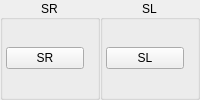
              <widget class="QWidget" name="buttonShoulderButtonsSLSRLeft" native="true">
               <layout class="QHBoxLayout" name="horizontalLayout">
                <property name="spacing">
                 <number>0</number>
                </property>
                <property name="leftMargin">
                 <number>0</number>
                </property>
                <property name="topMargin">
                 <number>0</number>
                </property>
                <property name="rightMargin">
                 <number>0</number>
                </property>
                <property name="bottomMargin">
                 <number>0</number>
                </property>
                <item>
                 <widget class="QGroupBox" name="buttonShoulderButtonsSRLeftGroup">
                  <property name="title">
                   <string>SR</string>
                  </property>
                  <property name="alignment">
                   <set>Qt::AlignmentFlag::AlignCenter</set>
                  </property>
                  <layout class="QVBoxLayout" name="buttonShoulderButtonsSRLeftVerticalLayout">
                   <property name="spacing">
                    <number>3</number>
                   </property>
                   <property name="leftMargin">
                    <number>3</number>
                   </property>
                   <property name="topMargin">
                    <number>3</number>
                   </property>
                   <property name="rightMargin">
                    <number>3</number>
                   </property>
                   <property name="bottomMargin">
                    <number>3</number>
                   </property>
                   <item>
                    <widget class="QPushButton" name="buttonSRLeft">
                     <property name="minimumSize">
                      <size>
                       <width>70</width>
                       <height>0</height>
                      </size>
                     </property>
                     <property name="maximumSize">
                      <size>
                       <width>68</width>
                       <height>16777215</height>
                      </size>
                     </property>
                     <property name="styleSheet">
                      <string notr="true">min-width: 76px;</string>
                     </property>
                     <property name="text">
                      <string>SR</string>
                     </property>
                    </widget>
                   </item>
                  </layout>
                 </widget>
                </item>
                <item>
                 <widget class="QGroupBox" name="buttonShoulderButtonsSLLeftGroup">
                  <property name="title">
                   <string>SL</string>
                  </property>
                  <property name="alignment">
                   <set>Qt::AlignmentFlag::AlignCenter</set>
                  </property>
                  <layout class="QVBoxLayout" name="buttonShoulderButtonsSLLeftVerticalLayout">
                   <property name="spacing">
                    <number>3</number>
                   </property>
                   <property name="leftMargin">
                    <number>3</number>
                   </property>
                   <property name="topMargin">
                    <number>3</number>
                   </property>
                   <property name="rightMargin">
                    <number>3</number>
                   </property>
                   <property name="bottomMargin">
                    <number>3</number>
                   </property>
                   <item>
                    <widget class="QPushButton" name="buttonSLLeft">
                     <property name="minimumSize">
                      <size>
                       <width>70</width>
                       <height>0</height>
                      </size>
                     </property>
                     <property name="maximumSize">
                      <size>
                       <width>68</width>
                       <height>16777215</height>
                      </size>
                     </property>
                     <property name="styleSheet">
                      <string notr="true">min-width: 76px;</string>
                     </property>
                     <property name="text">
                      <string>SL</string>
                     </property>
                    </widget>
                   </item>
                  </layout>
                 </widget>
                </item>
               </layout>
              </widget>
